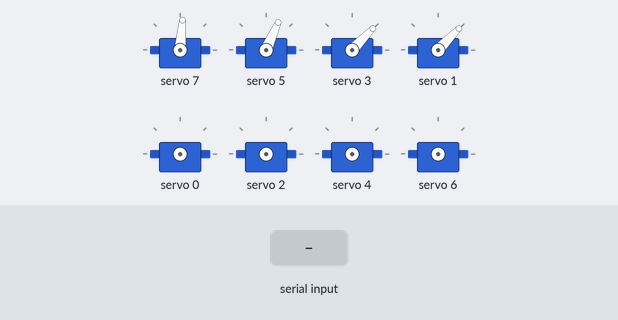
A sketch run on a simulated Arduino Uno, built with avr-gcc and run on an emulated ATmega328P. On the bench: 8 × servo. The inputs (shaded band) are chosen by the test bench. What the sketch prints to the serial monitor is not drawn.

Above: at 1.2 s.
1.3 s: "forward" received over the second serial link
At 2.7 s:
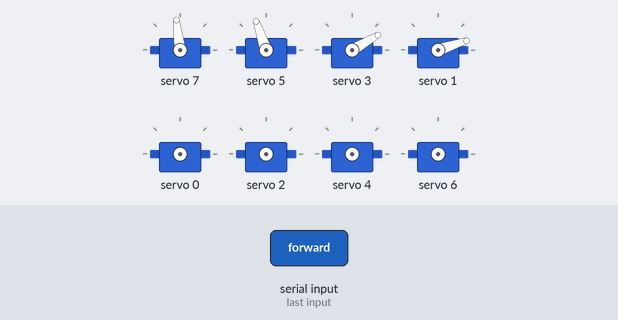
4.3 s: "up" received over the second serial link
6.8 s: "down" received over the second serial link
At 9.5 s:
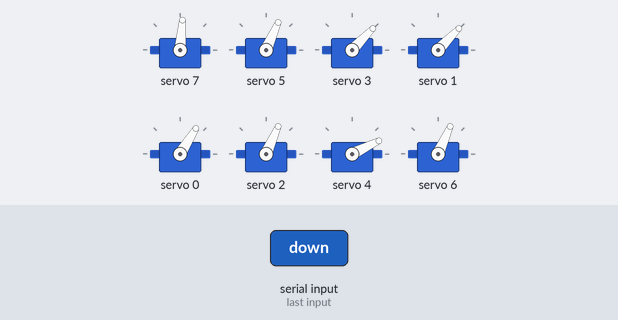
9.8 s: "backward" received over the second serial link
At 11.2 s:
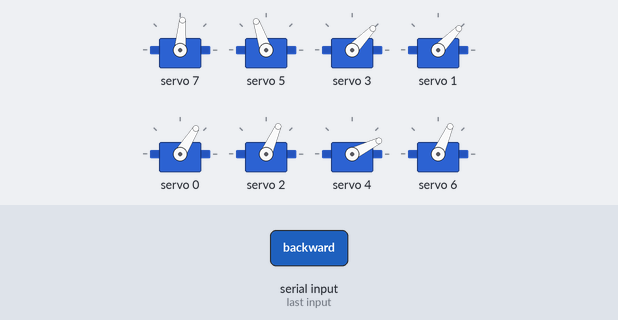
12.3 s: "up" received over the second serial link
At 14.4 s:
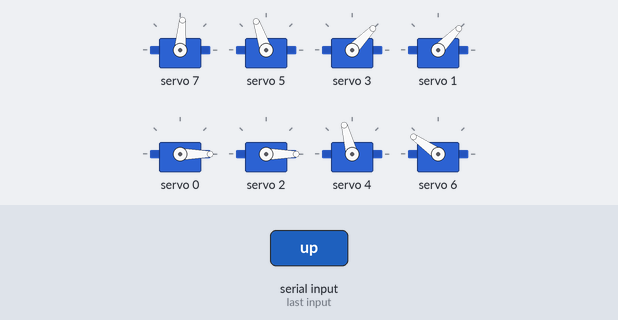
14.8 s: "forward" received over the second serial link
At 16.7 s:
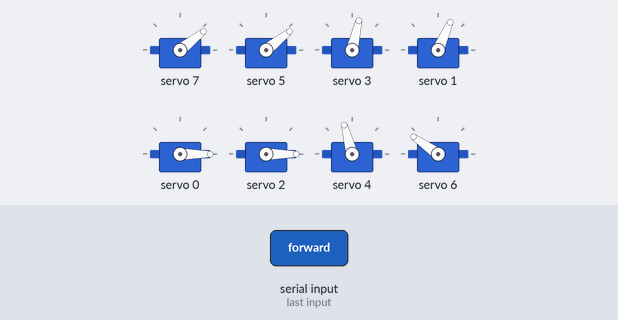
Timing chart, 0 to 18.3 s (numbered marks = the images above; inputs shaded):
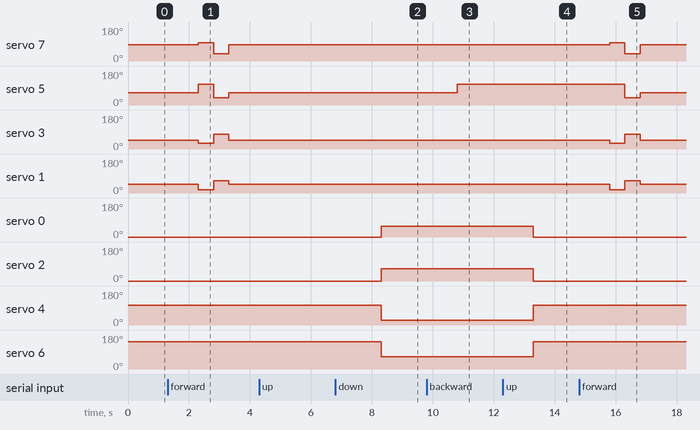

Measured:
- after the input at 1.3 s, servo 7: 85° → 97° after 1.0 s, → 38° 0.50 s later, → 85° 0.50 s later; servo 5: 66° → 109° after 1.0 s, → 38° 0.50 s later, → 66° 0.50 s later; servo 3: 46° → 30° after 1.0 s, → 77° 0.50 s later, → 46° 0.50 s later; servo 1: 46° → 18° after 1.0 s, → 66° 0.50 s later, → 46° 0.50 s later
- after the input at 6.8 s, servo 0: 0° → 58° after 1.5 s; servo 2: 0° → 66° after 1.5 s; servo 4: 105° → 26° after 1.5 s; servo 6: 145° → 66° after 1.5 s
- after the input at 9.8 s, servo 5: 66° → 109° after 1.0 s
- after the input at 12.3 s, servo 0: 58° → 0° after 1.0 s; servo 2: 66° → 0° after 1.0 s; servo 4: 26° → 105° after 1.0 s; servo 6: 66° → 145° after 1.0 s
- after the input at 14.8 s, servo 7: 85° → 97° after 1.0 s, → 38° 0.50 s later, → 85° 0.50 s later; servo 5: 109° → 38° after 1.5 s, → 66° 0.50 s later; servo 3: 46° → 30° after 1.0 s, → 77° 0.50 s later, → 46° 0.50 s later; servo 1: 46° → 18° after 1.0 s, → 66° 0.50 s later, → 46° 0.50 s later

The sketch:

ServoBot.ino
```cpp
#include <SoftwareSerial.h>   // Incluimos la librería  SoftwareSerial
#include <Wire.h>
#include <Adafruit_PWMServoDriver.h>

SoftwareSerial BT(8,9);    // Define RX y TX pins of Bluetooth module

// Called this way, it uses the default address 0x40
Adafruit_PWMServoDriver pwm = Adafruit_PWMServoDriver();

/******* Knee movements to extend  *******/
void raiseFrontLeftKnee() {
  //Left front knee extended position
  pwm.setPWM(0,0,100);
}

void raiseBackLeftKnee() {
  //Left rear knee extended position
  pwm.setPWM(2,0,110);
}

void raiseFrontRightKnee() {
  //Right front knee extended position
  pwm.setPWM(4,0,400);
}

void raiseBackRightKnee() {
  //Right rear knee extended position
  pwm.setPWM(6,0,500);
}

void standUp() {
  raiseFrontLeftKnee();
  raiseBackLeftKnee();
  raiseFrontRightKnee();
  raiseBackRightKnee();
}
/******* End knee movements to extend *******/


/******* Knee movements to relax *******/
void lowerFrontLeftKnee() {
  //Left front knee extended position
  pwm.setPWM(0,0,280);
}

void lowerBackLeftKnee() {
  //Left rear knee extended position
  pwm.setPWM(2,0,300);
}

void lowerFrontRightKnee() {
  //Right front knee extended position
  pwm.setPWM(4,0,200);
}

void lowerBackRightKnee() {
  //Right rear knee extended position
  pwm.setPWM(6,0,300);
}

void sitDown() {
  lowerFrontLeftKnee();
  lowerBackLeftKnee();
  lowerFrontRightKnee();
  lowerBackRightKnee();
}
/******* End knee movements to relax *******/


/******* Left front femur movement *******/
void frontLeftForward() {
  //Right front femur forward position
  pwm.setPWM(1,0,180);
}

void frontLeftBackward() {
  //Right front femur back position
  pwm.setPWM(1,0,300);
}

void frontLeftCenter() {
  //Right front femur center position
  pwm.setPWM(1,0,250);
}
/******* End left front femur movement *******/


/******* Left rear femur movement *******/
void backLeftForward() {
  //Right front femur forward position
  pwm.setPWM(3,0,210);
}

void backLeftBackward() {
  //Femur delantero derecho posicion atras
  pwm.setPWM(3,0,330);
}

void backLeftCenter() {
  //Femur delantero derecho posicion centro
  pwm.setPWM(3,0,250);
}
/******* End left rear femur movement *******/


/******* Right front femur movement *******/
void frontRightForward() {
  //Right front femur forward position
  pwm.setPWM(5,0,410);
}

void frontRightBackward() {
  //Right front femur back position
  pwm.setPWM(5,0,230);
}

void frontRightCenter() {
  //Right front femur center position
  pwm.setPWM(5,0,300);
}
/******* End right front femur movement *******/


/******* Right rear femur movement *******/
void backRightForward() {
  //Femur delantero derecho posicion adelante
  pwm.setPWM(7,0,380);
}

void backRightBackward() {
  //Femur delantero derecho posicion atras
  pwm.setPWM(7,0,230);
}

void backRightCenter() {
  //Femur delantero derecho posicion centro
  pwm.setPWM(7,0,350);
}
/******* End right rear femur movement *******/

/******* Forward movement *******/
void goForward(int moveStatus) {
  switch(moveStatus) {
    case 1:
      frontLeftForward();
      break;
    case 2:
      backLeftForward();
      break;
    case 3:
      frontRightForward();
      break;
    case 4:
      backRightForward();
      break;
    default:
      break;
  }
}
/******* End forward movement *******/

void resetFemurs() {
  backRightCenter();
  frontRightCenter();
  backLeftCenter();
  frontLeftCenter();
}

void allForward() {
  frontLeftForward();
  backLeftForward();
  frontRightForward();
  backRightForward();
}

void allBackward() {
  frontLeftBackward();
  backLeftBackward();
  frontRightBackward();
  backRightBackward();
}

void setup()
{
  BT.begin(9600);       // We initialize the BT serial port (For AT 2 Mode)
  Serial.begin(9600);   // We initialize the serial port

  delay(10);

  pwm.begin();

  pwm.setPWMFreq(60);  // Analog servos run at ~60 Hz updates

  delay(10);

  resetFemurs();
}

int moveStatus = 0;

void loop()
{
  if(BT.available())    // If data arrives through the BT port, it is sent to the serial monitor
  {
    String order = BT.readString();
     Serial.write(BT.read());
     if(order == "up") {
      standUp();
     }

     if(order == "down") {
      resetFemurs();
      delay(500);
      sitDown();
     }

     if(order == "forward") {
      allForward();
      delay(500);
      allBackward();
      delay(500);
      resetFemurs();
     }

     if(order == "backward") {
      frontRightForward();
     }
  }
}
```
